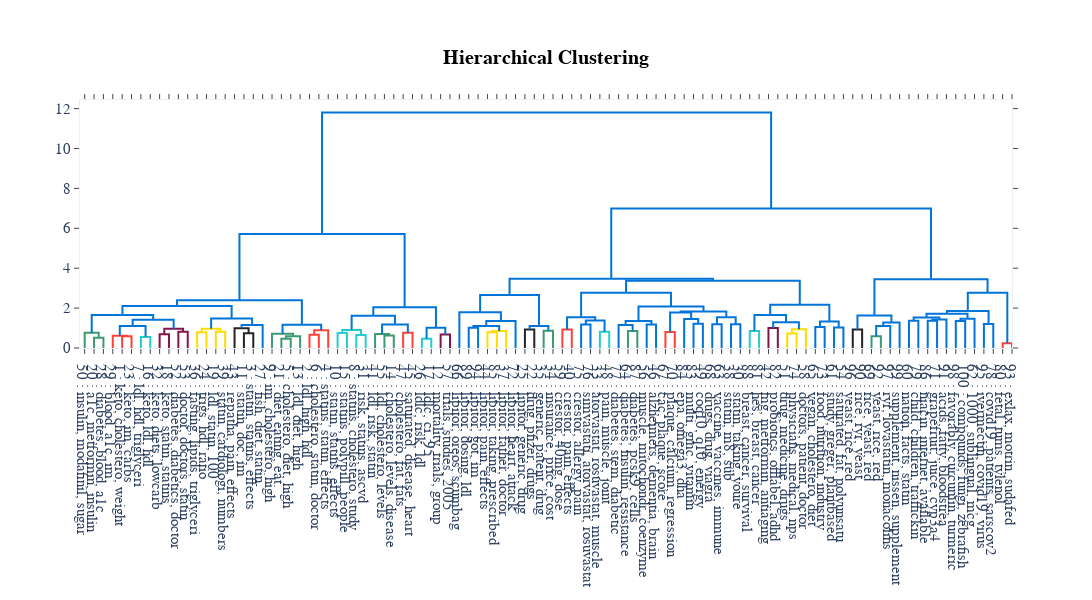

The code cell stored with this chart in its notebook:
### Code cell
create_figure_2a()

### Figure 1 — Plotly figure (JSON) as saved in the notebook; plotly's stock layout.template omitted (floating-point values rounded to 4 significant figures)
{"data": [{"hoverinfo": "text", "marker": {"color": "rgb(61,153,112)"}, "mode": "lines", "type": "scatter", "x": [15, 15, 25, 25], "xaxis": "x", "y": [0, 0.5145, 0.5145, 0], "yaxis": "y"}, {"hoverinfo": "text", "marker": {"color": "rgb(61,153,112)"}, "mode": "lines", "type": "scatter", "x": [5, 5, 20, 20], "xaxis": "x", "y": [0, 0.7623, 0.7623, 0.5145], "yaxis": "y"}, {"hoverinfo": "text", "marker": {"color": "rgb(255,65,54)"}, "mode": "lines", "type": "scatter", "x": [45, 45, 55, 55], "xaxis": "x", "y": [0, 0.59, 0.59, 0], "yaxis": "y"}, {"hoverinfo": "text", "marker": {"color": "rgb(255,65,54)"}, "mode": "lines", "type": "scatter", "x": [35, 35, 50, 50], "xaxis": "x", "y": [0, 0.6165, 0.6165, 0.59], "yaxis": "y"}, {"hoverinfo": "text", "marker": {"color": "rgb(35,205,205)"}, "mode": "lines", "type": "scatter", "x": [65, 65, 75, 75], "xaxis": "x", "y": [0, 0.5546, 0.5546, 0], "yaxis": "y"}, {"hoverinfo": "text", "marker": {"color": "rgb(0,116,217)"}, "mode": "lines", "type": "scatter", "x": [42.5, 42.5, 70, 70], "xaxis": "x", "y": [0.6165, 1.1, 1.1, 0.5546], "yaxis": "y"}, {"hoverinfo": "text", "marker": {"color": "rgb(133,20,75)"}, "mode": "lines", "type": "scatter", "x": [85, 85, 95, 95], "xaxis": "x", "y": [0, 0.6936, 0.6936, 0], "yaxis": "y"}, {"hoverinfo": "text", "marker": {"color": "rgb(133,20,75)"}, "mode": "lines", "type": "scatter", "x": [105, 105, 115, 115], "xaxis": "x", "y": [0, 0.8189, 0.8189, 0], "yaxis": "y"}, {"hoverinfo": "text", "marker": {"color": "rgb(133,20,75)"}, "mode": "lines", "type": "scatter", "x": [90, 90, 110, 110], "xaxis": "x", "y": [0.6936, 0.9599, 0.9599, 0.8189], "yaxis": "y"}, {"hoverinfo": "text", "marker": {"color": "rgb(0,116,217)"}, "mode": "lines", "type": "scatter", "x": [56.25, 56.25, 100, 100], "xaxis": "x", "y": [1.1, 1.417, 1.417, 0.9599], "yaxis": "y"}, {"hoverinfo": "text", "marker": {"color": "rgb(0,116,217)"}, "mode": "lines", "type": "scatter", "x": [12.5, 12.5, 78.12, 78.12], "xaxis": "x", "y": [0.7623, 1.659, 1.659, 1.417], "yaxis": "y"}, {"hoverinfo": "text", "marker": {"color": "rgb(255,220,0)"}, "mode": "lines", "type": "scatter", "x": [125, 125, 135, 135], "xaxis": "x", "y": [0, 0.7867, 0.7867, 0], "yaxis": "y"}, {"hoverinfo": "text", "marker": {"color": "rgb(255,220,0)"}, "mode": "lines", "type": "scatter", "x": [145, 145, 155, 155], "xaxis": "x", "y": [0, 0.8209, 0.8209, 0], "yaxis": "y"}, {"hoverinfo": "text", "marker": {"color": "rgb(255,220,0)"}, "mode": "lines", "type": "scatter", "x": [130, 130, 150, 150], "xaxis": "x", "y": [0.7867, 0.9693, 0.9693, 0.8209], "yaxis": "y"}, {"hoverinfo": "text", "marker": {"color": "rgb(40,35,35)"}, "mode": "lines", "type": "scatter", "x": [175, 175, 185, 185], "xaxis": "x", "y": [0, 0.7395, 0.7395, 0], "yaxis": "y"}, {"hoverinfo": "text", "marker": {"color": "rgb(40,35,35)"}, "mode": "lines", "type": "scatter", "x": [165, 165, 180, 180], "xaxis": "x", "y": [0, 0.9868, 0.9868, 0.7395], "yaxis": "y"}, {"hoverinfo": "text", "marker": {"color": "rgb(0,116,217)"}, "mode": "lines", "type": "scatter", "x": [172.5, 172.5, 195, 195], "xaxis": "x", "y": [0.9868, 1.159, 1.159, 0], "yaxis": "y"}, {"hoverinfo": "text", "marker": {"color": "rgb(0,116,217)"}, "mode": "lines", "type": "scatter", "x": [140, 140, 183.8, 183.8], "xaxis": "x", "y": [0.9693, 1.473, 1.473, 1.159], "yaxis": "y"}, {"hoverinfo": "text", "marker": {"color": "rgb(0,116,217)"}, "mode": "lines", "type": "scatter", "x": [45.31, 45.31, 161.9, 161.9], "xaxis": "x", "y": [1.659, 2.101, 2.101, 1.473], "yaxis": "y"}, {"hoverinfo": "text", "marker": {"color": "rgb(61,153,112)"}, "mode": "lines", "type": "scatter", "x": [215, 215, 225, 225], "xaxis": "x", "y": [0, 0.4661, 0.4661, 0], "yaxis": "y"}, {"hoverinfo": "text", "marker": {"color": "rgb(61,153,112)"}, "mode": "lines", "type": "scatter", "x": [220, 220, 235, 235], "xaxis": "x", "y": [0.4661, 0.5938, 0.5938, 0], "yaxis": "y"}, {"hoverinfo": "text", "marker": {"color": "rgb(61,153,112)"}, "mode": "lines", "type": "scatter", "x": [205, 205, 227.5, 227.5], "xaxis": "x", "y": [0, 0.7199, 0.7199, 0.5938], "yaxis": "y"}, {"hoverinfo": "text", "marker": {"color": "rgb(255,65,54)"}, "mode": "lines", "type": "scatter", "x": [245, 245, 255, 255], "xaxis": "x", "y": [0, 0.6662, 0.6662, 0], "yaxis": "y"}, {"hoverinfo": "text", "marker": {"color": "rgb(255,65,54)"}, "mode": "lines", "type": "scatter", "x": [250, 250, 265, 265], "xaxis": "x", "y": [0.6662, 0.8852, 0.8852, 0], "yaxis": "y"}, {"hoverinfo": "text", "marker": {"color": "rgb(0,116,217)"}, "mode": "lines", "type": "scatter", "x": [216.2, 216.2, 257.5, 257.5], "xaxis": "x", "y": [0.7199, 1.168, 1.168, 0.8852], "yaxis": "y"}, {"hoverinfo": "text", "marker": {"color": "rgb(0,116,217)"}, "mode": "lines", "type": "scatter", "x": [103.6, 103.6, 236.9, 236.9], "xaxis": "x", "y": [2.101, 2.391, 2.391, 1.168], "yaxis": "y"}, {"hoverinfo": "text", "marker": {"color": "rgb(35,205,205)"}, "mode": "lines", "type": "scatter", "x": [275, 275, 285, 285], "xaxis": "x", "y": [0, 0.7553, 0.7553, 0], "yaxis": "y"}, {"hoverinfo": "text", "marker": {"color": "rgb(35,205,205)"}, "mode": "lines", "type": "scatter", "x": [295, 295, 305, 305], "xaxis": "x", "y": [0, 0.6525, 0.6525, 0], "yaxis": "y"}, {"hoverinfo": "text", "marker": {"color": "rgb(35,205,205)"}, "mode": "lines", "type": "scatter", "x": [280, 280, 300, 300], "xaxis": "x", "y": [0.7553, 0.8979, 0.8979, 0.6525], "yaxis": "y"}, {"hoverinfo": "text", "marker": {"color": "rgb(61,153,112)"}, "mode": "lines", "type": "scatter", "x": [325, 325, 335, 335], "xaxis": "x", "y": [0, 0.6233, 0.6233, 0], "yaxis": "y"}, {"hoverinfo": "text", "marker": {"color": "rgb(61,153,112)"}, "mode": "lines", "type": "scatter", "x": [315, 315, 330, 330], "xaxis": "x", "y": [0, 0.6976, 0.6976, 0.6233], "yaxis": "y"}, {"hoverinfo": "text", "marker": {"color": "rgb(255,65,54)"}, "mode": "lines", "type": "scatter", "x": [345, 345, 355, 355], "xaxis": "x", "y": [0, 0.7671, 0.7671, 0], "yaxis": "y"}, {"hoverinfo": "text", "marker": {"color": "rgb(0,116,217)"}, "mode": "lines", "type": "scatter", "x": [322.5, 322.5, 350, 350], "xaxis": "x", "y": [0.6976, 1.175, 1.175, 0.7671], "yaxis": "y"}, {"hoverinfo": "text", "marker": {"color": "rgb(0,116,217)"}, "mode": "lines", "type": "scatter", "x": [290, 290, 336.2, 336.2], "xaxis": "x", "y": [0.8979, 1.615, 1.615, 1.175], "yaxis": "y"}, {"hoverinfo": "text", "marker": {"color": "rgb(35,205,205)"}, "mode": "lines", "type": "scatter", "x": [365, 365, 375, 375], "xaxis": "x", "y": [0, 0.4588, 0.4588, 0], "yaxis": "y"}, {"hoverinfo": "text", "marker": {"color": "rgb(133,20,75)"}, "mode": "lines", "type": "scatter", "x": [385, 385, 395, 395], "xaxis": "x", "y": [0, 0.6781, 0.6781, 0], "yaxis": "y"}, {"hoverinfo": "text", "marker": {"color": "rgb(0,116,217)"}, "mode": "lines", "type": "scatter", "x": [370, 370, 390, 390], "xaxis": "x", "y": [0.4588, 1.021, 1.021, 0.6781], "yaxis": "y"}, {"hoverinfo": "text", "marker": {"color": "rgb(0,116,217)"}, "mode": "lines", "type": "scatter", "x": [313.1, 313.1, 380, 380], "xaxis": "x", "y": [1.615, 2.044, 2.044, 1.021], "yaxis": "y"}, {"hoverinfo": "text", "marker": {"color": "rgb(0,116,217)"}, "mode": "lines", "type": "scatter", "x": [170.2, 170.2, 346.6, 346.6], "xaxis": "x", "y": [2.391, 5.714, 5.714, 2.044], "yaxis": "y"}, {"hoverinfo": "text", "marker": {"color": "rgb(0,116,217)"}, "mode": "lines", "type": "scatter", "x": [415, 415, 425, 425], "xaxis": "x", "y": [0, 1.02, 1.02, 0], "yaxis": "y"}, {"hoverinfo": "text", "marker": {"color": "rgb(255,220,0)"}, "mode": "lines", "type": "scatter", "x": [435, 435, 445, 445], "xaxis": "x", "y": [0, 0.7913, 0.7913, 0], "yaxis": "y"}, {"hoverinfo": "text", "marker": {"color": "rgb(255,220,0)"}, "mode": "lines", "type": "scatter", "x": [440, 440, 455, 455], "xaxis": "x", "y": [0.7913, 0.8574, 0.8574, 0], "yaxis": "y"}, {"hoverinfo": "text", "marker": {"color": "rgb(0,116,217)"}, "mode": "lines", "type": "scatter", "x": [420, 420, 447.5, 447.5], "xaxis": "x", "y": [1.02, 1.107, 1.107, 0.8574], "yaxis": "y"}, {"hoverinfo": "text", "marker": {"color": "rgb(0,116,217)"}, "mode": "lines", "type": "scatter", "x": [433.8, 433.8, 465, 465], "xaxis": "x", "y": [1.107, 1.353, 1.353, 0], "yaxis": "y"}, {"hoverinfo": "text", "marker": {"color": "rgb(0,116,217)"}, "mode": "lines", "type": "scatter", "x": [405, 405, 449.4, 449.4], "xaxis": "x", "y": [0, 1.788, 1.788, 1.353], "yaxis": "y"}, {"hoverinfo": "text", "marker": {"color": "rgb(40,35,35)"}, "mode": "lines", "type": "scatter", "x": [475, 475, 485, 485], "xaxis": "x", "y": [0, 0.9258, 0.9258, 0], "yaxis": "y"}, {"hoverinfo": "text", "marker": {"color": "rgb(61,153,112)"}, "mode": "lines", "type": "scatter", "x": [495, 495, 505, 505], "xaxis": "x", "y": [0, 0.8691, 0.8691, 0], "yaxis": "y"}, {"hoverinfo": "text", "marker": {"color": "rgb(0,116,217)"}, "mode": "lines", "type": "scatter", "x": [480, 480, 500, 500], "xaxis": "x", "y": [0.9258, 1.108, 1.108, 0.8691], "yaxis": "y"}, {"hoverinfo": "text", "marker": {"color": "rgb(0,116,217)"}, "mode": "lines", "type": "scatter", "x": [427.2, 427.2, 490, 490], "xaxis": "x", "y": [1.788, 2.658, 2.658, 1.108], "yaxis": "y"}, {"hoverinfo": "text", "marker": {"color": "rgb(255,65,54)"}, "mode": "lines", "type": "scatter", "x": [515, 515, 525, 525], "xaxis": "x", "y": [0, 0.9263, 0.9263, 0], "yaxis": "y"}, {"hoverinfo": "text", "marker": {"color": "rgb(0,116,217)"}, "mode": "lines", "type": "scatter", "x": [535, 535, 545, 545], "xaxis": "x", "y": [0, 1.183, 1.183, 0], "yaxis": "y"}, {"hoverinfo": "text", "marker": {"color": "rgb(35,205,205)"}, "mode": "lines", "type": "scatter", "x": [555, 555, 565, 565], "xaxis": "x", "y": [0, 0.8188, 0.8188, 0], "yaxis": "y"}, {"hoverinfo": "text", "marker": {"color": "rgb(0,116,217)"}, "mode": "lines", "type": "scatter", "x": [540, 540, 560, 560], "xaxis": "x", "y": [1.183, 1.376, 1.376, 0.8188], "yaxis": "y"}, {"hoverinfo": "text", "marker": {"color": "rgb(0,116,217)"}, "mode": "lines", "type": "scatter", "x": [520, 520, 550, 550], "xaxis": "x", "y": [0.9263, 1.543, 1.543, 1.376], "yaxis": "y"}, {"hoverinfo": "text", "marker": {"color": "rgb(61,153,112)"}, "mode": "lines", "type": "scatter", "x": [585, 585, 595, 595], "xaxis": "x", "y": [0, 0.852, 0.852, 0], "yaxis": "y"}, {"hoverinfo": "text", "marker": {"color": "rgb(0,116,217)"}, "mode": "lines", "type": "scatter", "x": [575, 575, 590, 590], "xaxis": "x", "y": [0, 1.154, 1.154, 0.852], "yaxis": "y"}, {"hoverinfo": "text", "marker": {"color": "rgb(0,116,217)"}, "mode": "lines", "type": "scatter", "x": [605, 605, 615, 615], "xaxis": "x", "y": [0, 1.172, 1.172, 0], "yaxis": "y"}, {"hoverinfo": "text", "marker": {"color": "rgb(0,116,217)"}, "mode": "lines", "type": "scatter", "x": [582.5, 582.5, 610, 610], "xaxis": "x", "y": [1.154, 1.35, 1.35, 1.172], "yaxis": "y"}, {"hoverinfo": "text", "marker": {"color": "rgb(255,65,54)"}, "mode": "lines", "type": "scatter", "x": [625, 625, 635, 635], "xaxis": "x", "y": [0, 0.8053, 0.8053, 0], "yaxis": "y"}, {"hoverinfo": "text", "marker": {"color": "rgb(0,116,217)"}, "mode": "lines", "type": "scatter", "x": [655, 655, 665, 665], "xaxis": "x", "y": [0, 1.217, 1.217, 0], "yaxis": "y"}, {"hoverinfo": "text", "marker": {"color": "rgb(0,116,217)"}, "mode": "lines", "type": "scatter", "x": [645, 645, 660, 660], "xaxis": "x", "y": [0, 1.45, 1.45, 1.217], "yaxis": "y"}, {"hoverinfo": "text", "marker": {"color": "rgb(0,116,217)"}, "mode": "lines", "type": "scatter", "x": [630, 630, 652.5, 652.5], "xaxis": "x", "y": [0.8053, 1.775, 1.775, 1.45], "yaxis": "y"}, {"hoverinfo": "text", "marker": {"color": "rgb(0,116,217)"}, "mode": "lines", "type": "scatter", "x": [675, 675, 685, 685], "xaxis": "x", "y": [0, 1.192, 1.192, 0], "yaxis": "y"}, {"hoverinfo": "text", "marker": {"color": "rgb(0,116,217)"}, "mode": "lines", "type": "scatter", "x": [695, 695, 705, 705], "xaxis": "x", "y": [0, 1.189, 1.189, 0], "yaxis": "y"}, {"hoverinfo": "text", "marker": {"color": "rgb(0,116,217)"}, "mode": "lines", "type": "scatter", "x": [680, 680, 700, 700], "xaxis": "x", "y": [1.192, 1.536, 1.536, 1.189], "yaxis": "y"}, {"hoverinfo": "text", "marker": {"color": "rgb(0,116,217)"}, "mode": "lines", "type": "scatter", "x": [641.2, 641.2, 690, 690], "xaxis": "x", "y": [1.775, 1.825, 1.825, 1.536], "yaxis": "y"}, {"hoverinfo": "text", "marker": {"color": "rgb(0,116,217)"}, "mode": "lines", "type": "scatter", "x": [596.2, 596.2, 665.6, 665.6], "xaxis": "x", "y": [1.35, 2.082, 2.082, 1.825], "yaxis": "y"}, {"hoverinfo": "text", "marker": {"color": "rgb(0,116,217)"}, "mode": "lines", "type": "scatter", "x": [535, 535, 630.9, 630.9], "xaxis": "x", "y": [1.543, 2.768, 2.768, 2.082], "yaxis": "y"}, {"hoverinfo": "text", "marker": {"color": "rgb(35,205,205)"}, "mode": "lines", "type": "scatter", "x": [715, 715, 725, 725], "xaxis": "x", "y": [0, 0.8462, 0.8462, 0], "yaxis": "y"}, {"hoverinfo": "text", "marker": {"color": "rgb(133,20,75)"}, "mode": "lines", "type": "scatter", "x": [735, 735, 745, 745], "xaxis": "x", "y": [0, 0.9994, 0.9994, 0], "yaxis": "y"}, {"hoverinfo": "text", "marker": {"color": "rgb(255,220,0)"}, "mode": "lines", "type": "scatter", "x": [755, 755, 765, 765], "xaxis": "x", "y": [0, 0.7206, 0.7206, 0], "yaxis": "y"}, {"hoverinfo": "text", "marker": {"color": "rgb(255,220,0)"}, "mode": "lines", "type": "scatter", "x": [760, 760, 775, 775], "xaxis": "x", "y": [0.7206, 0.9392, 0.9392, 0], "yaxis": "y"}, {"hoverinfo": "text", "marker": {"color": "rgb(0,116,217)"}, "mode": "lines", "type": "scatter", "x": [740, 740, 767.5, 767.5], "xaxis": "x", "y": [0.9994, 1.288, 1.288, 0.9392], "yaxis": "y"}, {"hoverinfo": "text", "marker": {"color": "rgb(0,116,217)"}, "mode": "lines", "type": "scatter", "x": [720, 720, 753.8, 753.8], "xaxis": "x", "y": [0.8462, 1.654, 1.654, 1.288], "yaxis": "y"}, {"hoverinfo": "text", "marker": {"color": "rgb(0,116,217)"}, "mode": "lines", "type": "scatter", "x": [785, 785, 795, 795], "xaxis": "x", "y": [0, 1.047, 1.047, 0], "yaxis": "y"}, {"hoverinfo": "text", "marker": {"color": "rgb(0,116,217)"}, "mode": "lines", "type": "scatter", "x": [805, 805, 815, 815], "xaxis": "x", "y": [0, 1.033, 1.033, 0], "yaxis": "y"}, {"hoverinfo": "text", "marker": {"color": "rgb(0,116,217)"}, "mode": "lines", "type": "scatter", "x": [790, 790, 810, 810], "xaxis": "x", "y": [1.047, 1.326, 1.326, 1.033], "yaxis": "y"}, {"hoverinfo": "text", "marker": {"color": "rgb(0,116,217)"}, "mode": "lines", "type": "scatter", "x": [736.9, 736.9, 800, 800], "xaxis": "x", "y": [1.654, 2.172, 2.172, 1.326], "yaxis": "y"}, {"hoverinfo": "text", "marker": {"color": "rgb(0,116,217)"}, "mode": "lines", "type": "scatter", "x": [583.0, 583.0, 768.4, 768.4], "xaxis": "x", "y": [2.768, 3.375, 3.375, 2.172], "yaxis": "y"}, {"hoverinfo": "text", "marker": {"color": "rgb(0,116,217)"}, "mode": "lines", "type": "scatter", "x": [458.6, 458.6, 675.7, 675.7], "xaxis": "x", "y": [2.658, 3.477, 3.477, 3.375], "yaxis": "y"}, {"hoverinfo": "text", "marker": {"color": "rgb(40,35,35)"}, "mode": "lines", "type": "scatter", "x": [825, 825, 835, 835], "xaxis": "x", "y": [0, 0.9247, 0.9247, 0], "yaxis": "y"}, {"hoverinfo": "text", "marker": {"color": "rgb(61,153,112)"}, "mode": "lines", "type": "scatter", "x": [845, 845, 855, 855], "xaxis": "x", "y": [0, 0.5942, 0.5942, 0], "yaxis": "y"}, {"hoverinfo": "text", "marker": {"color": "rgb(0,116,217)"}, "mode": "lines", "type": "scatter", "x": [850, 850, 865, 865], "xaxis": "x", "y": [0.5942, 1.103, 1.103, 0], "yaxis": "y"}, {"hoverinfo": "text", "marker": {"color": "rgb(0,116,217)"}, "mode": "lines", "type": "scatter", "x": [857.5, 857.5, 875, 875], "xaxis": "x", "y": [1.103, 1.278, 1.278, 0], "yaxis": "y"}, {"hoverinfo": "text", "marker": {"color": "rgb(0,116,217)"}, "mode": "lines", "type": "scatter", "x": [830, 830, 866.2, 866.2], "xaxis": "x", "y": [0.9247, 1.635, 1.635, 1.278], "yaxis": "y"}, {"hoverinfo": "text", "marker": {"color": "rgb(0,116,217)"}, "mode": "lines", "type": "scatter", "x": [885, 885, 895, 895], "xaxis": "x", "y": [0, 1.367, 1.367, 0], "yaxis": "y"}, {"hoverinfo": "text", "marker": {"color": "rgb(0,116,217)"}, "mode": "lines", "type": "scatter", "x": [905, 905, 915, 915], "xaxis": "x", "y": [0, 1.367, 1.367, 0], "yaxis": "y"}, {"hoverinfo": "text", "marker": {"color": "rgb(0,116,217)"}, "mode": "lines", "type": "scatter", "x": [910, 910, 925, 925], "xaxis": "x", "y": [1.367, 1.423, 1.423, 0], "yaxis": "y"}, {"hoverinfo": "text", "marker": {"color": "rgb(0,116,217)"}, "mode": "lines", "type": "scatter", "x": [890, 890, 917.5, 917.5], "xaxis": "x", "y": [1.367, 1.524, 1.524, 1.423], "yaxis": "y"}, {"hoverinfo": "text", "marker": {"color": "rgb(0,116,217)"}, "mode": "lines", "type": "scatter", "x": [935, 935, 945, 945], "xaxis": "x", "y": [0, 1.359, 1.359, 0], "yaxis": "y"}, {"hoverinfo": "text", "marker": {"color": "rgb(0,116,217)"}, "mode": "lines", "type": "scatter", "x": [940, 940, 955, 955], "xaxis": "x", "y": [1.359, 1.466, 1.466, 0], "yaxis": "y"}, {"hoverinfo": "text", "marker": {"color": "rgb(0,116,217)"}, "mode": "lines", "type": "scatter", "x": [903.8, 903.8, 947.5, 947.5], "xaxis": "x", "y": [1.524, 1.721, 1.721, 1.466], "yaxis": "y"}, {"hoverinfo": "text", "marker": {"color": "rgb(0,116,217)"}, "mode": "lines", "type": "scatter", "x": [965, 965, 975, 975], "xaxis": "x", "y": [0, 1.199, 1.199, 0], "yaxis": "y"}, {"hoverinfo": "text", "marker": {"color": "rgb(0,116,217)"}, "mode": "lines", "type": "scatter", "x": [925.6, 925.6, 970, 970], "xaxis": "x", "y": [1.721, 1.852, 1.852, 1.199], "yaxis": "y"}, {"hoverinfo": "text", "marker": {"color": "rgb(255,65,54)"}, "mode": "lines", "type": "scatter", "x": [985, 985, 995, 995], "xaxis": "x", "y": [0, 0.2328, 0.2328, 0], "yaxis": "y"}, {"hoverinfo": "text", "marker": {"color": "rgb(0,116,217)"}, "mode": "lines", "type": "scatter", "x": [947.8, 947.8, 990, 990], "xaxis": "x", "y": [1.852, 2.771, 2.771, 0.2328], "yaxis": "y"}, {"hoverinfo": "text", "marker": {"color": "rgb(0,116,217)"}, "mode": "lines", "type": "scatter", "x": [848.1, 848.1, 968.9, 968.9], "xaxis": "x", "y": [1.635, 3.449, 3.449, 2.771], "yaxis": "y"}, {"hoverinfo": "text", "marker": {"color": "rgb(0,116,217)"}, "mode": "lines", "type": "scatter", "x": [567.1, 567.1, 908.5, 908.5], "xaxis": "x", "y": [3.477, 6.999, 6.999, 3.449], "yaxis": "y"}, {"hoverinfo": "text", "marker": {"color": "rgb(0,116,217)"}, "mode": "lines", "type": "scatter", "x": [258.4, 258.4, 737.8, 737.8], "xaxis": "x", "y": [5.714, 11.81, 11.81, 6.999], "yaxis": "y"}], "layout": {"autosize": false, "font": {"family": "CMU Sans Serif"}, "height": 600, "hoverlabel": {"bgcolor": "white", "font": {"family": "Rockwell", "size": 16}}, "hovermode": "closest", "plot_bgcolor": "white", "showlegend": false, "title": {"font": {"color": "Black", "size": 19.68}, "text": "<b>Hierarchical Clustering", "x": 0.5, "xanchor": "center", "yanchor": "top"}, "width": 1700, "xaxis": {"autorange": true, "mirror": "allticks", "range": [0, 995], "rangemode": "tozero", "showgrid": false, "showline": true, "showticklabels": true, "tickfont": {"size": 14.76}, "tickmode": "array", "ticks": "outside", "ticktext": ["50 : insulin, modafinil, sugar", "20 : a1c, metformin, insulin", "28 : diabetes, blood, a1c", "29 : blood, a1c, im", "1 : keto, cholestero, weight", "23 : keto, im, carbs", "7 : ldl, hdl, triglyceri", "16 : keto, ldl, hdl", "32 : keto, diets, lowcarb", "18 : keto, statin, statins", "52 : diabetes, diabetics, doctor", "53 : doctor, doctors, statin", "36 : fasting, lipids, triglyceri", "24 : trigs, hdl, ratio", "19 : ldl, statin, 100", "39 : statin, cardiologi, numbers", "43 : repatha, pain, effects", "11 : statin, doc, im", "3 : statin, statins, effects", "27 : fish, diet, statin", "9 : im, cholestero, high", "21 : diet, eating, eat", "5 : cholestero, diet, high", "13 : ldl, diet, high", "2 : ldl, high, hdl", "6 : cholestero, statin, doctor", "4 : statins, statin, effects", "10 : statin, statins, effects", "15 : statins, polypill, people", "8 : statins, cholestero, study", "31 : risk, statins, ascvd", "41 : ldl, risk, statin", "55 : ldl, cholestero, levels", "14 : cholestero, levels, disease", "47 : cholestero, fat, fats", "45 : saturated, disease, heart", "26 : ldlc, risk, ldl", "17 : ldlc, ci, 95", "12 : mortality, trials, group", "57 : trials, studies, 2005", "66 : lipitor, oreos, scumbag", "89 : lipitor, dosing, ldl", "94 : lipitor, got, im", "44 : lipitor, pain, effects", "85 : lipitor, taking, prescribed", "37 : lipitor, father, doctor", "72 : lipitor, heart, attack", "25 : lipitor, generic, drug", "22 : drug, pfizer, drugs", "35 : generic, patent, drug", "34 : insurance, price, cost", "59 : crestor, 40mg, dose", "40 : crestor, pain, effects", "75 : crestor, allergy, pain", "76 : simvastati, atorvastat, rosuvastat", "33 : atorvastat, rosuvastat, muscle", "48 : pain, muscle, joint", "77 : diabetes, stem, diabetic", "64 : diabetes, insulin, resistance", "87 : diabetes, pcsk9, cells", "56 : muscle, mitochondr, coenzyme", "46 : alzheimers, dementia, brain", "67 : cac, plaque, score", "70 : plaque, calcium, regression", "84 : epa, omega3, dha", "83 : multi, gmc, vitamin", "49 : coq10, q10, energy", "68 : drugs, drug, viagra", "63 : vaccine, vaccines, immune", "38 : statin, m8, sub", "30 : statin, taking, youre", "88 : breast, cancer, survival", "81 : hes, breast, cancer", "42 : mg, metformin, antiaging", "82 : probiotics, offlabel, adhd", "51 : drug, medicine, drugs", "74 : physicians, medical, nps", "58 : doctors, patient, doctor", "65 : vegan, cholestero, diet", "73 : food, nutrition, industry", "61 : study, greger, plantbased", "54 : saturated, fat, polyunsatu", "96 : yeast, rice, red", "90 : rice, ryr, yeast", "69 : rice, yeast, red", "92 : yeast, rice, red", "97 : ryr, lovastatin, monacolins", "99 : supplement, nissen, supplement", "60 : nation, facts, statin", "79 : child, children, traffickin", "86 : niacin, internet, available", "71 : grapefruit, juice, cyp3a4", "91 : acids, fatty, bloodstrea", "98 : favorably, curcumin, turmeric", "100 : compounds, fungi, zebrafish", "62 : 1000, sublingual, mcg", "95 : ivermectin, covid19, virus", "78 : covid19, patients, sarscov2", "80 : fetal, tums, tylenol", "93 : exlax, motrin, sudafed"], "tickvals": [5, 15, 25, 35, 45, 55, 65, 75, 85, 95, 105, 115, 125, 135, 145, 155, 165, 175, 185, 195, 205, 215, 225, 235, 245, 255, 265, 275, 285, 295, 305, 315, 325, 335, 345, 355, 365, 375, 385, 395, 405, 415, 425, 435, 445, 455, 465, 475, 485, 495, 505, 515, 525, 535, 545, 555, 565, 575, 585, 595, 605, 615, 625, 635, 645, 655, 665, 675, 685, 695, 705, 715, 725, 735, 745, 755, 765, 775, 785, 795, 805, 815, 825, 835, 845, 855, 865, 875, 885, 895, 905, 915, 925, 935, 945, 955, 965, 975, 985, 995], "title": {"font": {"size": 17.22}}, "type": "linear", "zeroline": false}, "yaxis": {"autorange": true, "mirror": "allticks", "range": [0, 12.43], "rangemode": "tozero", "showgrid": false, "showline": true, "showticklabels": true, "tickfont": {"size": 14.76}, "ticks": "outside", "title": {"font": {"size": 17.22}}, "type": "linear", "zeroline": false}}}
